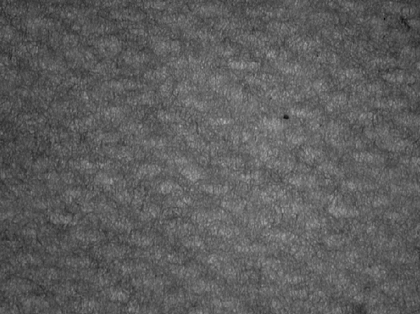
%> input picture Proj2.tif, 420 x 314 px, shrunk from 545 x 408 before the run
$ octave Proj2.m   (GNU Octave 9; MATLAB toolbox functions it lacks are replaced by stand-ins)
%> lines starting %> are read from the running program, lines starting %| are printed output that depends on the picture
%% Clear Workspace
clc; clear;

%% Read Image
im = imread('Proj2.tif');
%> im is the input picture: size 314x420 uint8; min 10, max 184, mean 93
subplot(2,3,1);
imagesc(im);
title('Orignal Image');
colormap gray
axis image;
%% Correct Illumination
correct_illi_im = correctIlli(im);
subplot(2,3,2);
imagesc(correct_illi_im);
title('Illumination Corrected Image');
colormap gray
axis image;

%% Extract Periodic Pattern
[orig_fft, fft_im, filt_fft_im, periodic_pattern_normal] = extract_mesh(correct_illi_im, 11.3);

subplot(2,3,3);
imagesc(fft_im);
title('FFT');
colormap gray
axis image;

subplot(2,3,4);
imagesc(filt_fft_im);
title('Low Pass Filtered FFT')
colormap gray
axis image;

subplot(2,3,5);
imagesc(periodic_pattern_normal);
title('Extracted Periodic Pattern')
colormap gray
axis image;

% %% Matlab
% background = imopen(im,strel('disk',15));
% mat_corrected_illi = im-background;
% subplot(2,3,6);
% imagesc(mat_corrected_illi);
% title('Matlab Illi Corrected')
% colormap gray
% axis image;
%
% [mat_orig_fft, mat_fft_im, mat_filt_fft_im, mat_periodic_pattern_normal] = extract_mesh(mat_corrected_illi, 11.3);
%
%
% %% Freq Image Illi Corr 2
% fft_i2 = fft_im;
% fft_i2 = (fft_i2+2*ones(size(fft_i2)));
% fft_i2(fft_i2<0) = 0;
%
% figure
% subplot(3,1,1)
% imagesc(fft_im)
% colormap gray
%
% subplot(3,1,2)
% imagesc(mat_fft_im)
% colormap gray
% [filt_g, blur_im] = gaussian_blur(im,1.42);
% subplot(3,1,3)
% imagesc(log(1+abs(fftshift(fft(blur_im)))));
% colormap gray
% correct_illi_im = im-blur_im;
%
% % Using Freq Domain
%
%
% %
% ift = abs(ifft2(orig_fft));
% figure
% mesh = uint8(ift);
% imagesc(mesh);
% colormap gray
% axis image;

%% Functions
function correct_illi_im = correctIlli(im)
    [filt_g, blur_im] = gaussian_blur(im,1.4);
%> in gaussian_blur, `blur_im = uint8(conv2(im,filt_g,'same'));`:
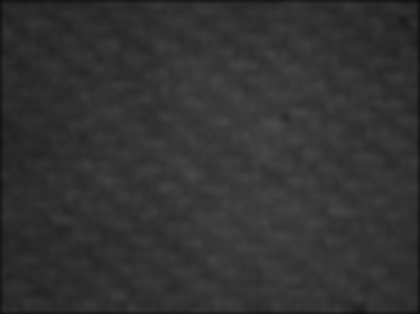
%> blur_im: size 314x420 uint8; min 11, max 74, mean 50.5
%> filt_g = [0.00366 0.00455 0.00532 0.00585 0.00603 0.00585 0.00532 0.00455 0.00366; 0.00455 0.00567 0.00663 0.00728 0.00751 0.00728 0.00663 0.00567 0.00455; 0.00532 0.00663 0.00775 0.00851 0.00878 0.00851 0.00775 0.00663 0.00532; 0.00585 0.00728 0.00851 0.00934 0.00964 0.00934 0.00851 0.00728 0.00585; 0.00603 0.00751 0.00878 0.00964 0.00995 0.00964 0.00878 0.00751 0.00603; 0.00585 0.00728 0.00851 0.00934 0.00964 0.00934 0.00851 0.00728 0.00585; 0.00532 0.00663 0.00775 0.00851 0.00878 0.00851 0.00775 0.00663 0.00532; 0.00455 0.00567 0.00663 0.00728 0.00751 0.00728 0.00663 0.00567 0.00455; 0.00366 0.00455 0.00532 0.00585 0.00603 0.00585 0.00532 0.00455 0.00366]
    correct_illi_im = im-blur_im;
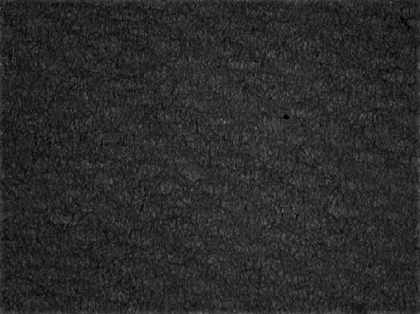
%> correct_illi_im: size 314x420 uint8; min 0, max 114, mean 42.5
end

function [filt_g,blur_im] = gaussian_blur(im, std)
    guass_filt =@(x,y,std)exp(-(x.^2+y^2)/(2*std^2))*1/(2*pi*std^2);
    x = -4:1:4;
    y= x;
    len = length(x);
    for i=1:len
        for j=1:len
            filt_g(i,j) = guass_filt(x(i),y(j),4);
        end
    end
%     [X,Y] = meshgrid(linspace(-4,4,len),linspace(-4,4,len));
%     surf(X,Y,filt_g);
    blur_im = uint8(conv2(im,filt_g,'same'));
end


function [orig_fft, fft_im, filt_fft_im, mesh] = extract_mesh(im, threshold)
%> called with threshold = 11.3

    %% Take 2 Dimensional Fourier Transform
    orig_fft = fft2(im);
    shifted_and_scaled_fft = log(1+fftshift(orig_fft));
    X = abs(shifted_and_scaled_fft);
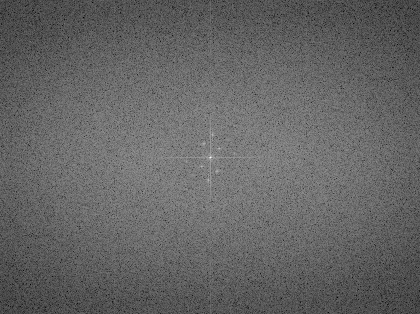
%> X: size 314x420 double; min 2.52, max 15.54, mean 7.67; drawn with min black and max white
    fft_im = X;


    %% Filter for Testing
    tempX = X;
    tempX(tempX<threshold) = 0;
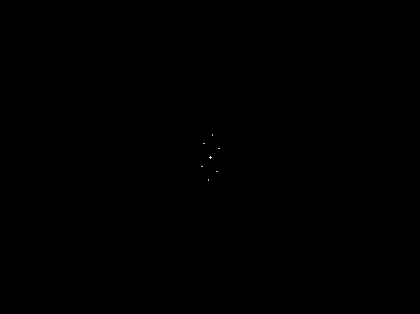
%> tempX: size 314x420 double; min 0, max 15.54, mean 0.00155; drawn with min black and max white
    filt_fft_im = tempX;

    %% Apply to orignal Image
    orig_fft(orig_fft<exp(threshold)) = 0.0;

    %% Inverse Fourier Transform
    ift = abs(ifft2(orig_fft));
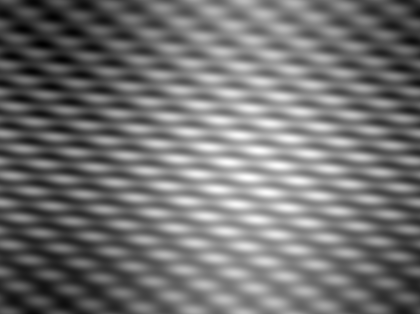
%> ift: size 314x420 double; min 31.01, max 56.55, mean 42.5; drawn with min black and max white
    mesh = uint8(ift);


end

function blur_f = create_blur_filter(n)
    blur_f = (1/n^2)*ones(n,n);
end

function lpf_filt = lpf_filter(im, cut_off_radius)
    lpf_filt = ones(size(im));
    [u,v] = size(im);
    center_u = u-u/2;
    center_v = v-v/2;


    [X,Y]=meshgrid(1:size(im,2),1:size(im,1));
    disk_locations=sqrt((X-center_v).^2+(Y-center_u).^2) <= cut_off_radius;
    lpf_filt = lpf_filt.*disk_locations;

    figure
    imagesc(lpf_filt);
    colormap gray
    title('Low Pass Filter');
end

function hpf_filt = hpf_filter(im, cut_off_radius, value)
    hpf_filt = ones(size(im));
    [u,v] = size(im);
    center_u = u-u/2;
    center_v = v-v/2;


    [X,Y]=meshgrid(1:size(im,2),1:size(im,1));
    disk_locations=sqrt((X-center_v).^2+(Y-center_u).^2) <= cut_off_radius;
    disk_locations = ~disk_locations;
    hpf_filt = hpf_filt.*disk_locations;
    hpf_filt(hpf_filt == 0) = value;

    figure
    imagesc(hpf_filt);
    colormap gray
    title('High Pass Filter');
end
